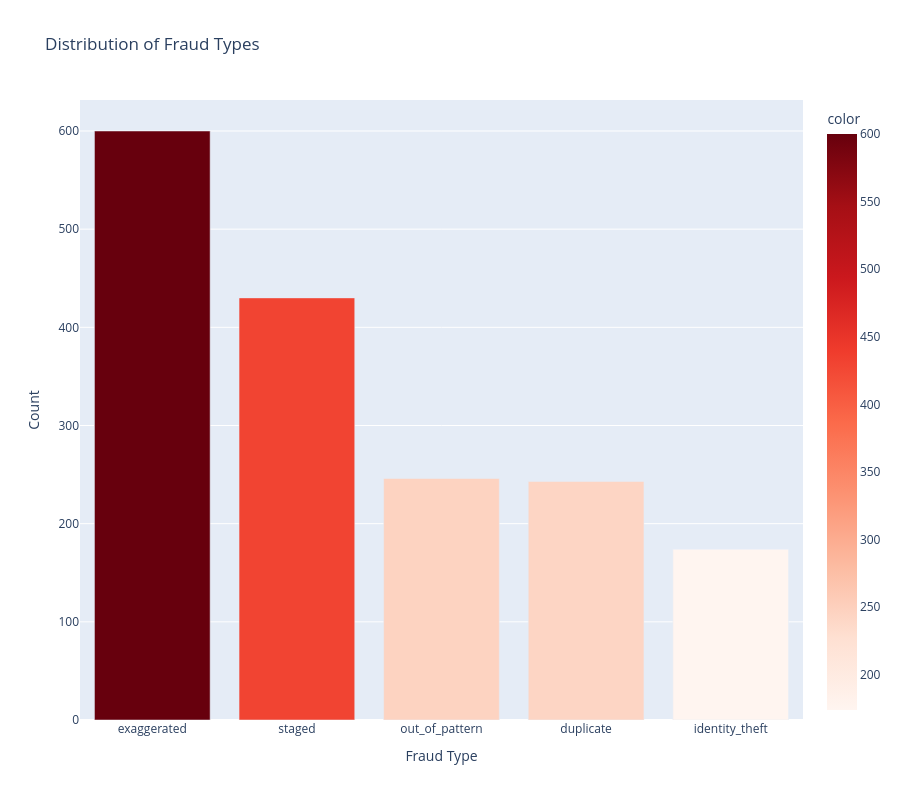

Write notebook code for a chart like this one.
### Code cell
# Fraud type distribution
fraud_types = claims_df[claims_df['is_fraudulent']]['fraud_type'].value_counts()

fig = px.bar(
    x=fraud_types.index,
    y=fraud_types.values,
    labels={'x': 'Fraud Type', 'y': 'Count'},
    title='Distribution of Fraud Types',
    color=fraud_types.values,
    color_continuous_scale='Reds',
    height=800
)

fig.show()

print("\nFraud Type Breakdown:")
for fraud_type, count in fraud_types.items():
    print(f"  {fraud_type}: {count} ({count/fraud_counts[True]*100:.1f}%)")

### Figure 1 — Plotly figure (JSON) as saved in the notebook; plotly's stock layout.template omitted (floating-point values rounded to 4 significant figures)
{"data": [{"hovertemplate": "Fraud Type=%{x}<br>Count=%{y}<br>color=%{marker.color}<extra></extra>", "legendgroup": "", "marker": {"color": [600, 430, 246, 243, 174], "coloraxis": "coloraxis", "pattern": {"shape": ""}}, "name": "", "orientation": "v", "showlegend": false, "textposition": "auto", "type": "bar", "x": ["exaggerated", "staged", "out_of_pattern", "duplicate", "identity_theft"], "xaxis": "x", "y": [600, 430, 246, 243, 174], "yaxis": "y"}], "layout": {"barmode": "relative", "coloraxis": {"colorbar": {"title": {"text": "color"}}, "colorscale": [[0, "rgb(255,245,240)"], [0.125, "rgb(254,224,210)"], [0.25, "rgb(252,187,161)"], [0.375, "rgb(252,146,114)"], [0.5, "rgb(251,106,74)"], [0.625, "rgb(239,59,44)"], [0.75, "rgb(203,24,29)"], [0.875, "rgb(165,15,21)"], [1, "rgb(103,0,13)"]]}, "height": 800, "legend": {"tracegroupgap": 0}, "title": {"text": "Distribution of Fraud Types"}, "xaxis": {"anchor": "y", "domain": [0, 1], "title": {"text": "Fraud Type"}}, "yaxis": {"anchor": "x", "domain": [0, 1], "title": {"text": "Count"}}}}
